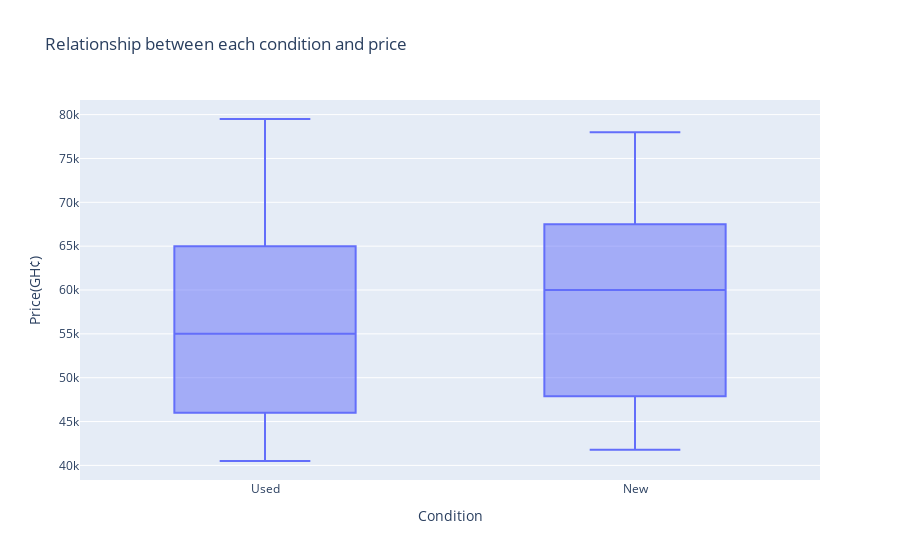

The code cell stored with this chart in its notebook:
### Markdown cell above
### Condition vs Price

### Code cell
fig = px.box(filtered, x="Condition", y="Price(GH¢)", title='Relationship between each condition and price')
fig.show()

### Figure 1 — Plotly figure (JSON) as saved in the notebook; plotly's stock layout.template omitted (floating-point values rounded to 4 significant figures; data arrays with more than 128 entries replaced by an {"elided": "..."} marker saying what was removed)
{"data": [{"alignmentgroup": "True", "hovertemplate": "Condition=%{x}<br>Price(GH¢)=%{y}<extra></extra>", "legendgroup": "", "marker": {"color": "#636efa"}, "name": "", "notched": false, "offsetgroup": "", "orientation": "v", "showlegend": false, "type": "box", "x": {"elided": "333 str values"}, "x0": " ", "xaxis": "x", "y": {"elided": "333 int values"}, "y0": " ", "yaxis": "y"}], "layout": {"boxmode": "group", "legend": {"tracegroupgap": 0}, "title": {"text": "Relationship between each condition and price"}, "xaxis": {"anchor": "y", "domain": [0, 1], "title": {"text": "Condition"}}, "yaxis": {"anchor": "x", "domain": [0, 1], "title": {"text": "Price(GH¢)"}}}}
